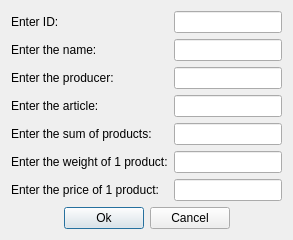
<?xml version="1.0" encoding="UTF-8"?>
<ui version="4.0">
 <class>dialogRedaction</class>
 <widget class="QDialog" name="dialogRedaction">
  <property name="geometry">
   <rect>
    <x>0</x>
    <y>0</y>
    <width>500</width>
    <height>281</height>
   </rect>
  </property>
  <property name="sizePolicy">
   <sizepolicy hsizetype="Fixed" vsizetype="Fixed">
    <horstretch>0</horstretch>
    <verstretch>0</verstretch>
   </sizepolicy>
  </property>
  <property name="windowTitle">
   <string>Dialog</string>
  </property>
  <layout class="QVBoxLayout" name="verticalLayout_3">
   <property name="sizeConstraint">
    <enum>QLayout::SetFixedSize</enum>
   </property>
   <item>
    <layout class="QHBoxLayout" name="horizontalLayout_2">
     <item>
      <layout class="QVBoxLayout" name="verticalLayout_2">
       <item>
        <widget class="QLabel" name="labelID">
         <property name="text">
          <string>Enter ID:</string>
         </property>
        </widget>
       </item>
       <item>
        <widget class="QLabel" name="labelName">
         <property name="text">
          <string>Enter the name:</string>
         </property>
        </widget>
       </item>
       <item>
        <widget class="QLabel" name="labelProducer">
         <property name="text">
          <string>Enter the producer:</string>
         </property>
        </widget>
       </item>
       <item>
        <widget class="QLabel" name="labelArticle">
         <property name="text">
          <string>Enter the article:</string>
         </property>
        </widget>
       </item>
       <item>
        <widget class="QLabel" name="labelSum">
         <property name="text">
          <string>Enter the sum of products:</string>
         </property>
        </widget>
       </item>
       <item>
        <widget class="QLabel" name="labelWeight">
         <property name="text">
          <string>Enter the weight of 1 product:</string>
         </property>
        </widget>
       </item>
       <item>
        <widget class="QLabel" name="labelPrice">
         <property name="text">
          <string>Enter the price of 1 product:</string>
         </property>
        </widget>
       </item>
      </layout>
     </item>
     <item>
      <layout class="QVBoxLayout" name="verticalLayout">
       <item>
        <widget class="QLineEdit" name="lineEditID"/>
       </item>
       <item>
        <widget class="QLineEdit" name="lineEditName"/>
       </item>
       <item>
        <widget class="QLineEdit" name="lineEditProducer"/>
       </item>
       <item>
        <widget class="QLineEdit" name="lineEditArticle"/>
       </item>
       <item>
        <widget class="QLineEdit" name="lineEditSum"/>
       </item>
       <item>
        <widget class="QLineEdit" name="lineEditWeight"/>
       </item>
       <item>
        <widget class="QLineEdit" name="lineEditPrice"/>
       </item>
      </layout>
     </item>
    </layout>
   </item>
   <item>
    <layout class="QGridLayout" name="gridLayout_2">
     <item row="0" column="0">
      <spacer name="horizontalSpacer">
       <property name="orientation">
        <enum>Qt::Horizontal</enum>
       </property>
       <property name="sizeHint" stdset="0">
        <size>
         <width>40</width>
         <height>20</height>
        </size>
       </property>
      </spacer>
     </item>
     <item row="0" column="1">
      <widget class="QPushButton" name="pushButtonOk">
       <property name="enabled">
        <bool>true</bool>
       </property>
       <property name="text">
        <string>Ok</string>
       </property>
      </widget>
     </item>
     <item row="0" column="2">
      <widget class="QPushButton" name="pushButtonCancel">
       <property name="text">
        <string>Cancel</string>
       </property>
      </widget>
     </item>
     <item row="0" column="3">
      <spacer name="horizontalSpacer_2">
       <property name="orientation">
        <enum>Qt::Horizontal</enum>
       </property>
       <property name="sizeHint" stdset="0">
        <size>
         <width>40</width>
         <height>20</height>
        </size>
       </property>
      </spacer>
     </item>
    </layout>
   </item>
  </layout>
 </widget>
 <resources/>
 <connections/>
</ui>
